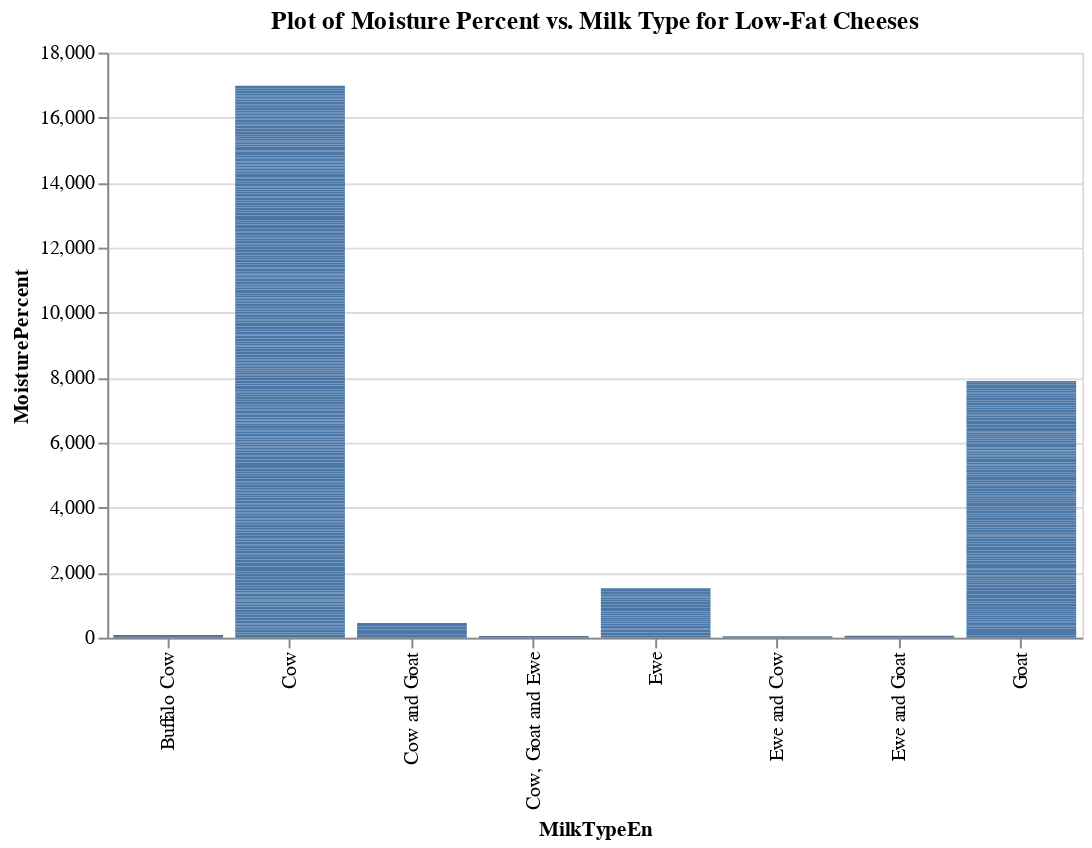

Write notebook code for a chart like this one.
### Markdown cell above
**Figure 2.** Plot of Moisture Percent vs. Milk Type for higher fat cheeses of the training set.

### Code cell
low_fat_plot = alt.Chart(low_fat, width=500, height=300).mark_bar().encode(
    x='MilkTypeEn',
    y='MoisturePercent'
    ).properties(title="Plot of Moisture Percent vs. Milk Type for Low-Fat Cheeses")
low_fat_plot

### Figure 1 — Vega-Lite specification as saved in the notebook (floating-point values rounded to 4 significant figures; data arrays with more than 128 entries replaced by an {"elided": "..."} marker saying what was removed)
{"config": {"view": {"continuousWidth": 400, "continuousHeight": 300}}, "data": {"name": "data-c4895f0da517b6f71567554f0ef19576"}, "mark": "bar", "encoding": {"x": {"type": "nominal", "field": "MilkTypeEn"}, "y": {"type": "quantitative", "field": "MoisturePercent"}}, "height": 300, "title": "Plot of Moisture Percent vs. Milk Type for Low-Fat Cheeses", "width": 500, "$schema": "https://vega.github.io/schema/vega-lite/v4.8.1.json", "datasets": {"data-c4895f0da517b6f71567554f0ef19576": {"elided": "546 records"}}}
